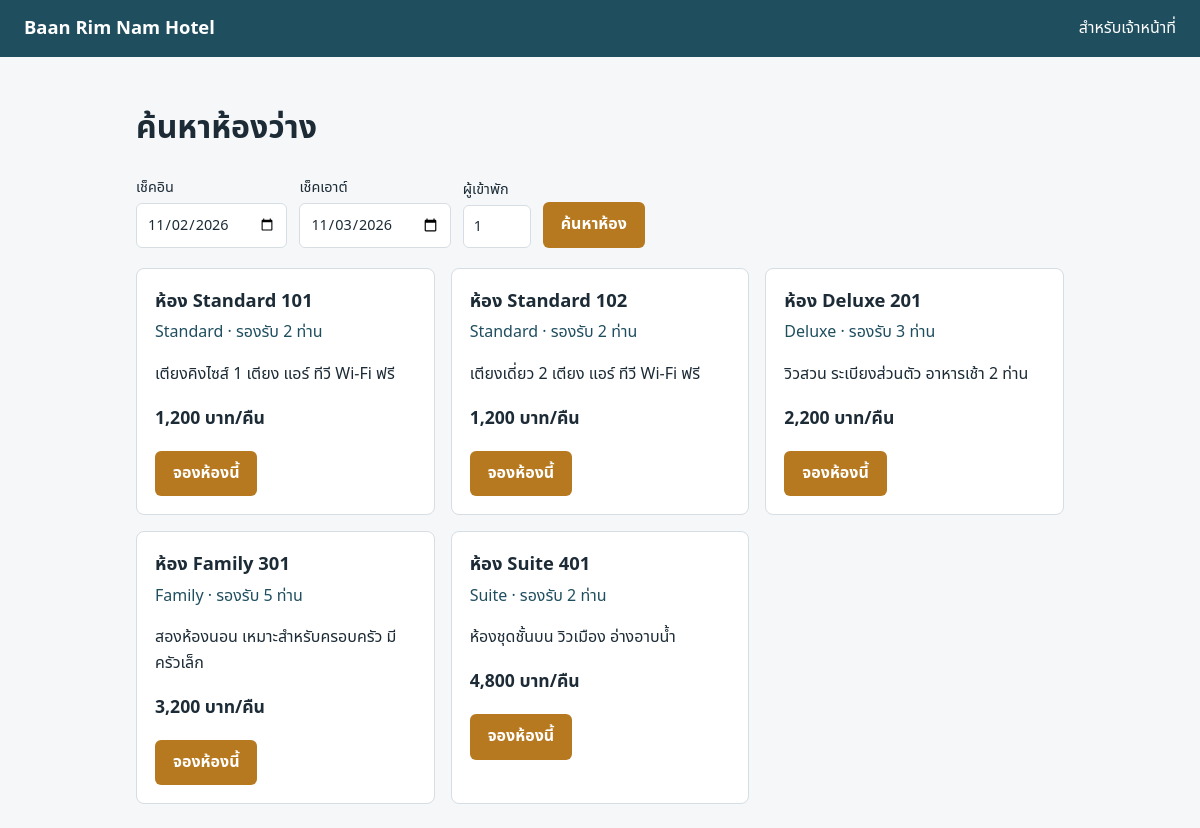
The page / on the database its author committed.
### tables this page shows
CREATE TABLE rooms (
  id INT AUTO_INCREMENT PRIMARY KEY,
  name VARCHAR(100) NOT NULL,
  type VARCHAR(50) NOT NULL,
  price DECIMAL(10,2) NOT NULL,
  capacity TINYINT NOT NULL DEFAULT 2,
  description TEXT,
  is_active TINYINT(1) NOT NULL DEFAULT 1
);

### config.php (called while the page is built)
<?php
return [
    'db' => ['host' => 'localhost', 'name' => 'hotel_db', 'user' => 'root', 'pass' => ''],
    'admin_password' => 'change-me-123',
];

### Database.php (called while the page is built)
<?php
class Database
{
    private static ?PDO $pdo = null;
    public static function get(): PDO
    {
        if (self::$pdo === null) {
            $c = (require __DIR__ . '/../config.php')['db'];
            $dsn = "mysql:host={$c['host']};dbname={$c['name']};charset=utf8mb4";
            self::$pdo = new PDO($dsn, $c['user'], $c['pass'], [
                PDO::ATTR_ERRMODE => PDO::ERRMODE_EXCEPTION,
                PDO::ATTR_DEFAULT_FETCH_MODE => PDO::FETCH_ASSOC,
            ]);
        }
        return self::$pdo;
    }
}

### Room.php (called while the page is built, shortened)
<?php
require_once __DIR__ . '/Database.php';
class Room
{
    public function findAvailable(string $in, string $out, int $guests = 1): array
    {
        $sql = "SELECT r.* FROM rooms r
                WHERE r.is_active = 1 AND r.capacity >= :g
                AND NOT EXISTS (
                    SELECT 1 FROM bookings b
                    WHERE b.room_id = r.id AND b.status <> 'cancelled'
                      AND b.check_in < :out AND b.check_out > :in
                )
                ORDER BY r.price";
        $st = Database::get()->prepare($sql);
        $st->execute([':g' => $guests, ':in' => $in, ':out' => $out]);
        return $st->fetchAll();
    }
}

### index.php (the view, shortened to what this page needs)
<?php
require_once 'classes/Room.php';
include 'header.php';
$in  = $_GET['check_in']  ?? date('Y-m-d');
$out = $_GET['check_out'] ?? date('Y-m-d', strtotime('+1 day'));
$g   = max(1, (int)($_GET['guests'] ?? 1));
$rooms = [];
if ($in >= $out)            $error = 'วันที่เช็คเอาต์ต้องอยู่หลังวันเช็คอิน';
elseif ($in < date('Y-m-d')) $error = 'ไม่สามารถเลือกวันที่ผ่านมาแล้ว';
else                         $rooms = (new Room())->findAvailable($in, $out, $g);
?>
<h1>ค้นหาห้องว่าง</h1>
<form method="get" class="search">
  <label>เช็คอิน <input type="date" name="check_in" value="<?= e($in) ?>" min="<?= date('Y-m-d') ?>" required></label>
  <label>เช็คเอาต์ <input type="date" name="check_out" value="<?= e($out) ?>" required></label>
  <label>ผู้เข้าพัก <input type="number" name="guests" value="<?= $g ?>" min="1" max="10"></label>
  <button>ค้นหาห้อง</button>
</form>
<div class="grid">
<?php foreach ($rooms as $r): ?>
  <article class="room">
    <h2><?= e($r['name']) ?></h2>
    <p class="meta"><?= e($r['type']) ?> · รองรับ <?= (int)$r['capacity'] ?> ท่าน</p>
    <p><?= e($r['description']) ?></p>
    <p class="price"><?= number_format($r['price']) ?> บาท/คืน</p>
    <a class="btn" href="book.php?room_id=<?= (int)$r['id'] ?>&check_in=<?= e($in) ?>&check_out=<?= e($out) ?>&guests=<?= $g ?>">จองห้องนี้</a>
  </article>
<?php endforeach; ?>
</div>
<?php include 'footer.php'; ?>

### header.php (shortened to what this page needs)
<?php function e($s) { return htmlspecialchars((string)$s, ENT_QUOTES, 'UTF-8'); } ?>
<!doctype html>
<html lang="th">
<head>
<link rel="stylesheet" href="style.css">
</head>
<body>
<header class="top"><a href="index.php" class="brand">Baan Rim Nam Hotel</a><a href="admin.php">สำหรับเจ้าหน้าที่</a></header>
<main>

### footer.php
</main>
</body>
</html>

### style.css (style rules this page uses)
:root { --bg:#f5f7f8;--ink:#1c2b36;--card:#fff;--line:#d6dee3;--brand:#1f4e5f;--accent:#b7791f;--err:#b3261e }
* { box-sizing:border-box }
body { margin:0;font-family:"Noto Sans Thai","Sarabun",system-ui,sans-serif;background:var(--bg);color:var(--ink);line-height:1.6 }
.top { display:flex;justify-content:space-between;align-items:center;padding:14px 24px;background:var(--brand);color:#fff }
.top a { color:#fff;text-decoration:none }
.brand { font-weight:700;font-size:1.15rem }
main { max-width:960px;margin:0 auto;padding:24px 16px }
.search,.stack { display:flex;gap:12px;flex-wrap:wrap;align-items:flex-end;margin-bottom:20px }
label { display:flex;flex-direction:column;font-size:.9rem;gap:4px }
input,select { padding:9px 10px;border:1px solid var(--line);border-radius:6px;background:var(--card);color:var(--ink);font:inherit }
button,.btn { display:inline-block;padding:10px 18px;border:0;border-radius:6px;background:var(--accent);color:#fff;font:inherit;font-weight:600;cursor:pointer;text-decoration:none }
.grid { display:grid;grid-template-columns:repeat(auto-fill,minmax(280px,1fr));gap:16px }
.room { background:var(--card);border:1px solid var(--line);border-radius:8px;padding:18px }
.room h2 { margin:0 0 4px;font-size:1.15rem }
.meta { color:var(--brand);margin:0 }
.price { font-weight:700;font-size:1.1rem }

### rows shown on the page
rooms: name "ห้อง Standard 101", type "Standard", capacity "2", description "เตียงคิงไซส์ 1 เตียง แอร์ ทีวี Wi-Fi ฟรี", price "1,200"
rooms: name "ห้อง Standard 102", type "Standard", capacity "2", description "เตียงเดี่ยว 2 เตียง แอร์ ทีวี Wi-Fi ฟรี", price "1,200"
rooms: name "ห้อง Deluxe 201", type "Deluxe", capacity "3", description "วิวสวน ระเบียงส่วนตัว อาหารเช้า 2 ท่าน", price "2,200"
rooms: name "ห้อง Family 301", type "Family", capacity "5", description "สองห้องนอน เหมาะสำหรับครอบครัว มีครัวเล็ก", price "3,200"
rooms: name "ห้อง Suite 401", type "Suite", capacity "2", description "ห้องชุดชั้นบน วิวเมือง อ่างอาบน้ำ", price "4,800"
